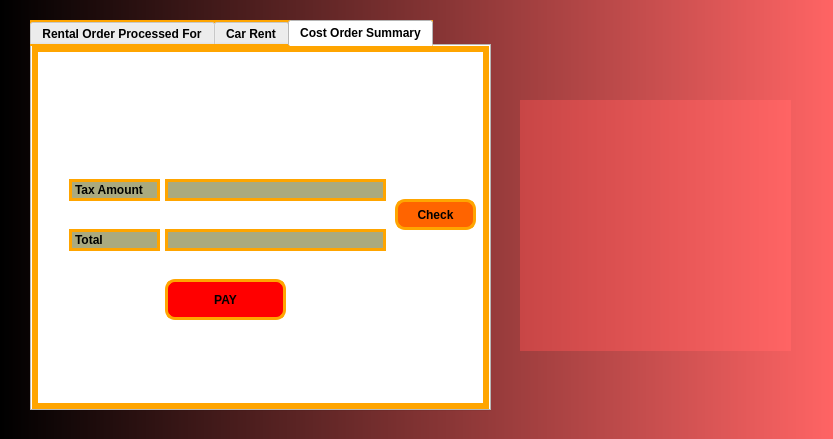
<?xml version="1.0" encoding="UTF-8"?>
<ui version="4.0">
 <class>Form</class>
 <widget class="QWidget" name="Form">
  <property name="geometry">
   <rect>
    <x>0</x>
    <y>0</y>
    <width>833</width>
    <height>439</height>
   </rect>
  </property>
  <property name="windowTitle">
   <string>Form</string>
  </property>
  <property name="styleSheet">
   <string notr="true">background-color: qlineargradient(spread:pad, x1:0, y1:0, x2:1, y2:0, stop:0 rgba(0, 0, 0, 255), stop:1 rgba(255, 100, 100, 255));</string>
  </property>
  <widget class="QTabWidget" name="tabWidget">
   <property name="geometry">
    <rect>
     <x>30</x>
     <y>20</y>
     <width>461</width>
     <height>391</height>
    </rect>
   </property>
   <property name="font">
    <font>
     <weight>75</weight>
     <italic>false</italic>
     <bold>true</bold>
    </font>
   </property>
   <property name="styleSheet">
    <string notr="true">background-color: rgb(255, 255, 255);
border: 3px solid orange;</string>
   </property>
   <property name="currentIndex">
    <number>2</number>
   </property>
   <widget class="QWidget" name="tab">
    <attribute name="title">
     <string>Rental Order Processed For</string>
    </attribute>
    <widget class="QWidget" name="layoutWidget">
     <property name="geometry">
      <rect>
       <x>30</x>
       <y>170</y>
       <width>311</width>
       <height>24</height>
      </rect>
     </property>
     <layout class="QHBoxLayout" name="horizontalLayout_2">
      <item>
       <widget class="QLabel" name="label_3">
        <property name="font">
         <font>
          <weight>75</weight>
          <bold>true</bold>
         </font>
        </property>
        <property name="styleSheet">
         <string notr="true">background-color: rgb(170, 170, 127);</string>
        </property>
        <property name="text">
         <string>Duration Date</string>
        </property>
       </widget>
      </item>
      <item>
       <widget class="QDateEdit" name="dateEdit">
        <property name="styleSheet">
         <string notr="true">background-color: rgb(170, 170, 127);</string>
        </property>
       </widget>
      </item>
      <item>
       <widget class="QDateEdit" name="dateEdit_2">
        <property name="styleSheet">
         <string notr="true">background-color: rgb(170, 170, 127);</string>
        </property>
       </widget>
      </item>
     </layout>
    </widget>
    <widget class="QWidget" name="layoutWidget">
     <property name="geometry">
      <rect>
       <x>30</x>
       <y>210</y>
       <width>321</width>
       <height>24</height>
      </rect>
     </property>
     <layout class="QHBoxLayout" name="horizontalLayout">
      <item>
       <widget class="QLabel" name="label_4">
        <property name="font">
         <font>
          <weight>75</weight>
          <bold>true</bold>
         </font>
        </property>
        <property name="styleSheet">
         <string notr="true">background-color: rgb(170, 170, 127);</string>
        </property>
        <property name="text">
         <string>Passengers</string>
        </property>
       </widget>
      </item>
      <item>
       <widget class="QLineEdit" name="lineEdit_4">
        <property name="styleSheet">
         <string notr="true">background-color: rgb(170, 170, 127);</string>
        </property>
       </widget>
      </item>
     </layout>
    </widget>
    <widget class="QWidget" name="layoutWidget">
     <property name="geometry">
      <rect>
       <x>30</x>
       <y>30</y>
       <width>321</width>
       <height>24</height>
      </rect>
     </property>
     <layout class="QHBoxLayout" name="horizontalLayout_3">
      <item>
       <widget class="QLabel" name="label">
        <property name="font">
         <font>
          <weight>75</weight>
          <bold>true</bold>
         </font>
        </property>
        <property name="styleSheet">
         <string notr="true">background-color: rgb(170, 170, 127);</string>
        </property>
        <property name="text">
         <string>Client Name</string>
        </property>
       </widget>
      </item>
      <item>
       <widget class="QLineEdit" name="lineEdit_3">
        <property name="styleSheet">
         <string notr="true">background-color: rgb(170, 170, 127);</string>
        </property>
       </widget>
      </item>
     </layout>
    </widget>
   </widget>
   <widget class="QWidget" name="tab_2">
    <attribute name="title">
     <string>Car Rent</string>
    </attribute>
    <widget class="QLabel" name="label_5">
     <property name="geometry">
      <rect>
       <x>34</x>
       <y>30</y>
       <width>80</width>
       <height>22</height>
      </rect>
     </property>
     <property name="font">
      <font>
       <weight>75</weight>
       <bold>true</bold>
      </font>
     </property>
     <property name="styleSheet">
      <string notr="true">background-color: rgb(170, 170, 127);</string>
     </property>
     <property name="text">
      <string>Plate No</string>
     </property>
    </widget>
    <widget class="QLineEdit" name="lineEdit_2">
     <property name="geometry">
      <rect>
       <x>120</x>
       <y>30</y>
       <width>233</width>
       <height>22</height>
      </rect>
     </property>
     <property name="styleSheet">
      <string notr="true">background-color: rgb(170, 170, 127);</string>
     </property>
    </widget>
    <widget class="QLabel" name="label_6">
     <property name="geometry">
      <rect>
       <x>34</x>
       <y>80</y>
       <width>80</width>
       <height>22</height>
      </rect>
     </property>
     <property name="font">
      <font>
       <weight>75</weight>
       <bold>true</bold>
      </font>
     </property>
     <property name="styleSheet">
      <string notr="true">background-color: rgb(170, 170, 127);</string>
     </property>
     <property name="text">
      <string>Brand</string>
     </property>
    </widget>
    <widget class="QRadioButton" name="radioButton">
     <property name="geometry">
      <rect>
       <x>130</x>
       <y>80</y>
       <width>161</width>
       <height>21</height>
      </rect>
     </property>
     <property name="text">
      <string>Opel Astra 1.6 Diesel</string>
     </property>
    </widget>
    <widget class="QRadioButton" name="radioButton_2">
     <property name="geometry">
      <rect>
       <x>130</x>
       <y>110</y>
       <width>161</width>
       <height>21</height>
      </rect>
     </property>
     <property name="text">
      <string>Volkswagen Passat 1.6 TDI</string>
     </property>
    </widget>
    <widget class="QRadioButton" name="radioButton_3">
     <property name="geometry">
      <rect>
       <x>130</x>
       <y>140</y>
       <width>161</width>
       <height>21</height>
      </rect>
     </property>
     <property name="text">
      <string>Renault Megane 1.5 DCI</string>
     </property>
    </widget>
    <widget class="QRadioButton" name="radioButton_4">
     <property name="geometry">
      <rect>
       <x>130</x>
       <y>170</y>
       <width>161</width>
       <height>21</height>
      </rect>
     </property>
     <property name="text">
      <string>Opel Astra 1.4 T</string>
     </property>
    </widget>
    <widget class="QRadioButton" name="radioButton_5">
     <property name="geometry">
      <rect>
       <x>130</x>
       <y>200</y>
       <width>161</width>
       <height>21</height>
      </rect>
     </property>
     <property name="text">
      <string>Volkswagen Golf 1.4 TSI</string>
     </property>
    </widget>
    <widget class="QRadioButton" name="radioButton_6">
     <property name="geometry">
      <rect>
       <x>130</x>
       <y>230</y>
       <width>161</width>
       <height>21</height>
      </rect>
     </property>
     <property name="text">
      <string>Renault Megane 1.4 T</string>
     </property>
    </widget>
   </widget>
   <widget class="QWidget" name="tab_3">
    <attribute name="title">
     <string>Cost Order Summary</string>
    </attribute>
    <widget class="QLabel" name="label_13">
     <property name="geometry">
      <rect>
       <x>34</x>
       <y>130</y>
       <width>91</width>
       <height>22</height>
      </rect>
     </property>
     <property name="font">
      <font>
       <weight>75</weight>
       <bold>true</bold>
      </font>
     </property>
     <property name="styleSheet">
      <string notr="true">background-color: rgb(170, 170, 127);</string>
     </property>
     <property name="text">
      <string>Tax Amount</string>
     </property>
    </widget>
    <widget class="QLineEdit" name="lineEdit_10">
     <property name="geometry">
      <rect>
       <x>130</x>
       <y>130</y>
       <width>221</width>
       <height>22</height>
      </rect>
     </property>
     <property name="styleSheet">
      <string notr="true">background-color: rgb(170, 170, 127);</string>
     </property>
     <property name="text">
      <string/>
     </property>
    </widget>
    <widget class="QLabel" name="label_14">
     <property name="geometry">
      <rect>
       <x>34</x>
       <y>180</y>
       <width>91</width>
       <height>22</height>
      </rect>
     </property>
     <property name="font">
      <font>
       <weight>75</weight>
       <bold>true</bold>
      </font>
     </property>
     <property name="styleSheet">
      <string notr="true">background-color: rgb(170, 170, 127);</string>
     </property>
     <property name="text">
      <string>Total</string>
     </property>
    </widget>
    <widget class="QPushButton" name="pushButton">
     <property name="geometry">
      <rect>
       <x>130</x>
       <y>230</y>
       <width>121</width>
       <height>41</height>
      </rect>
     </property>
     <property name="font">
      <font>
       <weight>75</weight>
       <bold>true</bold>
      </font>
     </property>
     <property name="styleSheet">
      <string notr="true">background-color: rgb(255, 0, 0);
border-radius:10px;</string>
     </property>
     <property name="text">
      <string>PAY</string>
     </property>
    </widget>
    <widget class="QPushButton" name="pushButton_2">
     <property name="geometry">
      <rect>
       <x>360</x>
       <y>150</y>
       <width>81</width>
       <height>31</height>
      </rect>
     </property>
     <property name="font">
      <font>
       <weight>75</weight>
       <bold>true</bold>
      </font>
     </property>
     <property name="styleSheet">
      <string notr="true">background-color: rgb(255, 100, 0);
border-radius:10px;</string>
     </property>
     <property name="text">
      <string>Check</string>
     </property>
    </widget>
    <widget class="QLabel" name="label_15">
     <property name="geometry">
      <rect>
       <x>130</x>
       <y>180</y>
       <width>221</width>
       <height>22</height>
      </rect>
     </property>
     <property name="font">
      <font>
       <weight>75</weight>
       <bold>true</bold>
      </font>
     </property>
     <property name="styleSheet">
      <string notr="true">background-color: rgb(170, 170, 127);</string>
     </property>
     <property name="text">
      <string/>
     </property>
    </widget>
   </widget>
  </widget>
  <widget class="QLabel" name="label_2">
   <property name="geometry">
    <rect>
     <x>520</x>
     <y>100</y>
     <width>271</width>
     <height>251</height>
    </rect>
   </property>
   <property name="styleSheet">
    <string notr="true">border-image: url(C:/Users/Fatih/Desktop/final.png);
background-color: qlineargradient(spread:pad, x1:0, y1:0, x2:1, y2:0, stop:0 rgba(200, 70, 70, 255), stop:1 rgba(255, 100, 100, 255));</string>
   </property>
   <property name="text">
    <string/>
   </property>
  </widget>
 </widget>
 <resources/>
 <connections/>
</ui>
